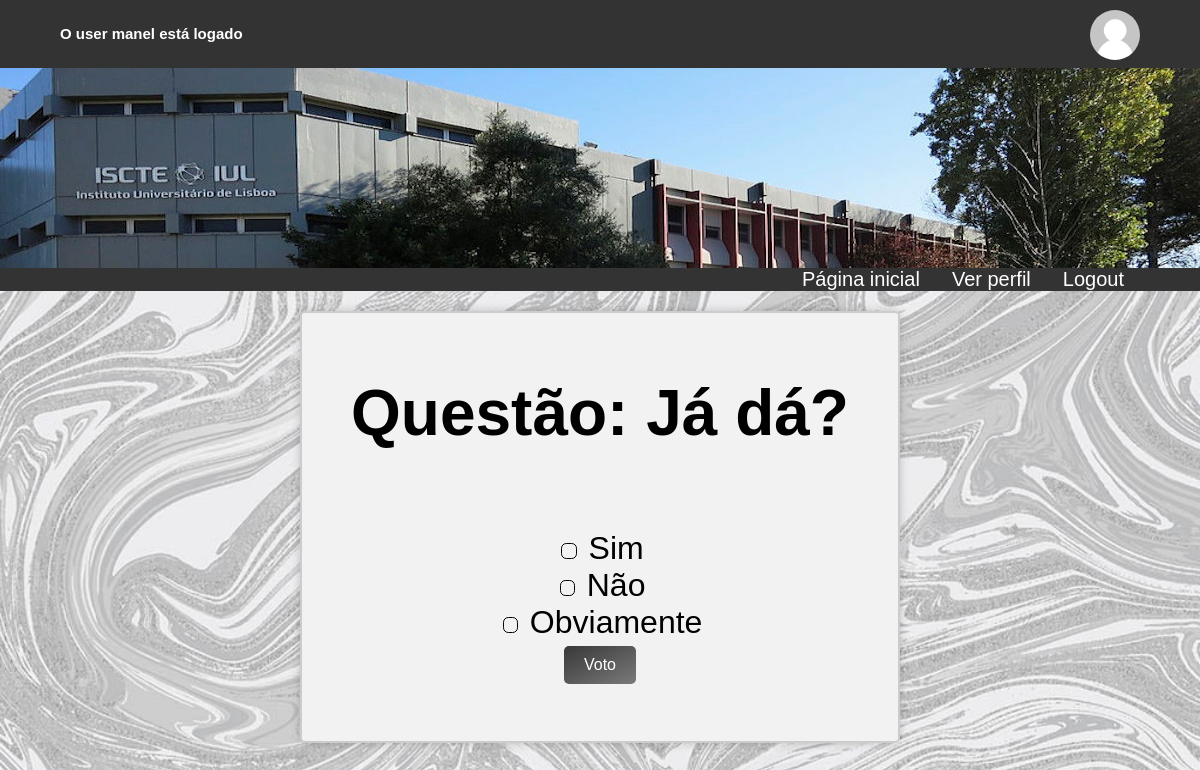
Screenshot of /votacao/3 (signed in) with the database file from the repository.
### votacao/models.py (models this page shows)
class Questao(models.Model):
    questao_texto = models.CharField(max_length=200)
    pub_data = models.DateTimeField('data de publicacao')

class Opcao(models.Model):
    questao = models.ForeignKey(Questao, on_delete=models.CASCADE)
    opcao_texto = models.CharField(max_length=200)
    votos = models.IntegerField(default=0)

### votacao/views.py (the view)
# urls.py: path('<int:questao_id>', views.detalhe, name='detalhe'),
@login_required(login_url='/votacao/fazlogin')
def detalhe(request, questao_id):
    questao = get_object_or_404(Questao, pk=questao_id)
    return render(request, 'votacao/detalhe.html', {'questao': questao, })

### votacao/templates/votacao/detalhe.html (shortened to what this page needs)
{% extends './index.html' %}
{% block conteudoprincipal %}
    <div class="login-container">
        <h1>Questão: {{ questao.questao_texto }}</h1>
        <br>
        {% if questao.opcao_set %}
            <form action="{% url 'votacao:voto' questao.id %}"
                  method="post">
                <div class="radio-container">
                    {% for opcao in questao.opcao_set.all %}
                        <input type="radio" name="opcao"
                               id="opcao{{ forloop.counter }}"
                               value="{{ opcao.id }}" />
                        <label for="opcao{{ forloop.counter }}">
                            {{ opcao.opcao_texto }}
                        </label>
                        <br>
                    {% endfor %}
                </div>
                {% if request.user.is_authenticated %}
                    <input class="submit" type="submit" value="Voto" />
                {% endif %}
            </form>
        {% endif %}
        <br>
    </div>
{% endblock %}

### votacao/templates/votacao/index.html (shortened to what this page needs)
<!DOCTYPE html>
<html lang="en" xmlns="http://www.w3.org/1999/html">
<head>
    {% load static %}
    <link rel="stylesheet" type="text/css" href="{% static 'votacao/css/style.css' %}?{% now "U" %}">
</head>
<body>
<header>
    <div class="container">
        <div style="height: 50px">
            <div id="sessioninfo">
                {% if request.user.is_authenticated %}
                    <h2>O user <span id="user-click-img">{{ request.user.username }}</span> está logado</h2>
                {% else %}
                    <h2>Não está logado...</h2>
                {% endif %}
            </div>
            <div id="header_profileimage">
                {% if request.session.profile_pic_url %}
                    <img style="width: 50px; height: 50px" class="profileimg"
                         src="{{ request.session.profile_pic_url }}" alt="Profile Image">
                {% else %}
                    <img style="width: 50px; height: 50px" class="profileimg" src="../../static/media/default.png">
                {% endif %}
            </div>
        </div>
    </div>
    <div id="banner"></div>
</header>
<div class="container_background">
    <div class="container">
        <nav class="mainnav">
             {% if request.user.is_authenticated %}
                <ul>
                    {% if request.user.aluno %}
                        <li class="main_nav_li"><a href="{% url 'votacao:fazlogout' %}">Logout</a></li>
                        <li class="main_nav_li"><a href="{% url 'votacao:verperfil' %}">Ver perfil</a></li>
                        <li class="main_nav_li"><a href="{% url 'votacao:index' %}">Página inicial</a></li>
                    {% endif %}
                </ul>
             {% endif %}
        </nav>
    </div>
</div>
{% block conteudoprincipal %}{% endblock %}
</body>
</html>

### votacao/static/votacao/css/style.css (style rules this page uses)
* { box-sizing: border-box; }
body { font-family: sans-serif; font-size: 2em; margin: 0; background-image: url("../images/grey.jpg"); background-size: 100% 100%; background-size: cover }
.container { width: 90%; margin: 0 auto; overflow: auto; position: relative; }
.container_background { margin: 0 0; background-color: #333; }
.submit { background: linear-gradient(to bottom right, #383838, rgba(20, 20, 20, 0.54)); color: white; padding: 10px 20px; border: none; border-radius: 5px; font-size: 16px; cursor: pointer; }
#banner { background-image: url("../images/iscte.jpg"); background-size: 100% 100%; height: 200px; width: 100%; }
header { background-color: #333; padding: 0px; font-weight: bold; }
#sessioninfo { margin: 0; position: absolute; top: 50%; transform: translateY(-50%); float: left; background-color: #333; color: white; overflow: auto; font-size: 10px }
#header_profileimage { padding-top: 10px; float: right; }
.mainnav { background-color: #333; overflow: auto; font-size: 20px; }
ul { list-style-type: none; margin: 0; padding: 0 }
.main_nav_li { float: right }
.main_nav_li a, .main_nav_li p { display: block; color: white; text-align: center; padding: 0px 16px; text-decoration: none; }
.profileimg { width: 200px; height: 200px; border-radius: 50%; object-fit: cover; object-position: center; }
.login-container { border: 2px solid #ccc; background-color: #f2f2f2; padding: 20px; border-radius: 5px; box-shadow: 0 0 10px rgba(0, 0, 0, 0.2); margin: 20px auto; width: 50%; text-align: center; }
.radio-container { justify-content: center; align-items: center; }
.radio-container input { border: 1px solid #000000; padding: 0.5em; -webkit-appearance: none; border-radius: 0.40em; }

### rows the page displays
Questao: questao_texto "Já dá?"
Opcao: opcao_texto "Sim"
Opcao: opcao_texto "Não"
Opcao: opcao_texto "Obviamente"

### other values shown
{{ request.user.username }} "manel"
